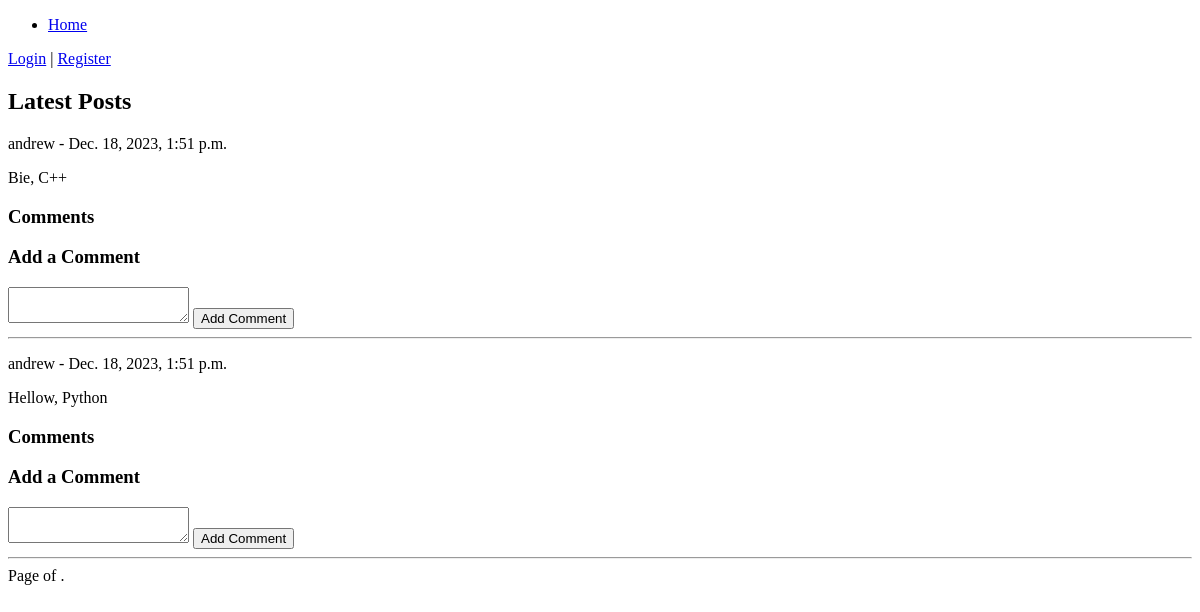
The app's page /, older data.
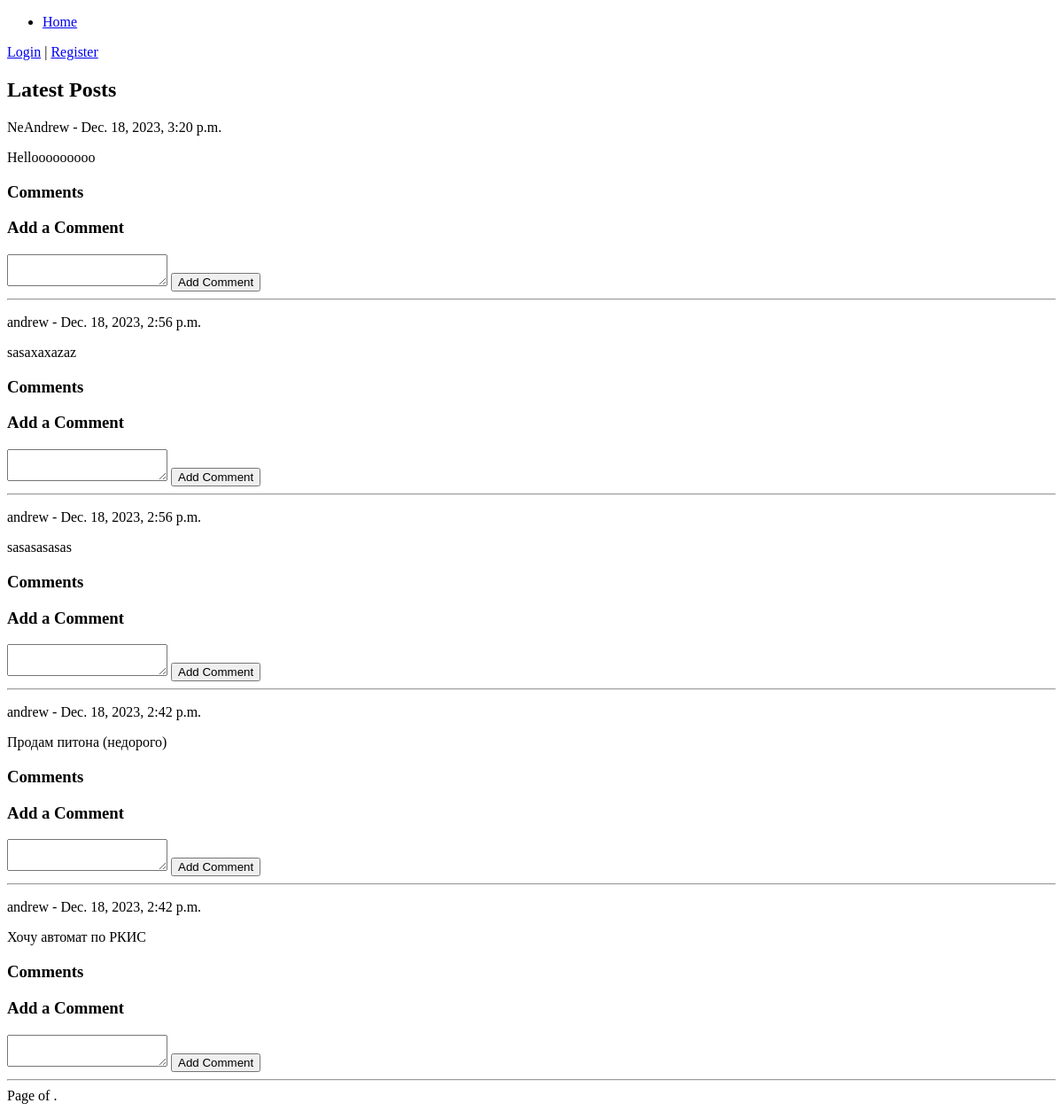
The same page, newer data.
### blog/models.py (models this page shows, shortened)
class Post(models.Model):
    author = models.ForeignKey(User, on_delete=models.CASCADE)
    content = models.TextField()
    created_at = models.DateTimeField(auto_now_add=True)

### blog/views.py (the view)
# urls.py: path('', HomePageView.as_view(), name='home'),
class HomePageView(ListView):
    model = Post
    template_name = 'blog/home.html'
    context_object_name = 'posts'
    paginate_by = 5
    def get_queryset(self):
        return Post.objects.order_by('-created_at')
    def get_context_data(self, **kwargs):
        context = super().get_context_data(**kwargs)
        posts = context['posts']
        for post in posts:
            post.comments = Comment.objects.filter(post=post)
        return context

### blog/templates/blog/home.html (shortened to what this page needs)
{% extends 'base.html' %}
{% block content %}
 {% if not request.user.is_authenticated %}
      <a href="{% url 'login' %}">Login</a> | <a href="{% url 'register' %}">Register</a>
    {% else %}
      <form action="{% url 'logout' %}" method="post">
        {% csrf_token %}
        <button type="submit">Logout</button>
</form>
    {% endif %}
  <h2>Latest Posts</h2>
  {% for post in posts %}
    <div>
      <p>{{ post.author.username }} - {{ post.created_at }}</p>
      <p>{{ post.content }}</p>
      <h3>Comments</h3>
      <h3>Add a Comment</h3>
      <form method="post" action="{% url 'add_comment' post.id %}">
        <textarea name="text" required></textarea>
        <button type="submit">Add Comment</button>
      </form>
      <hr>
    </div>
  {% endfor %}
  <div class="pagination">
    <span class="step-links">
      <span class="current">
        Page {{ posts.number }} of {{ posts.paginator.num_pages }}.
      </span>
    </span>
  </div>
{% endblock %}

### blog/templates/base.html (shortened to what this page needs)
<!DOCTYPE html>
<html lang="en">
<head>
</head>
<body>
    <nav>
        <ul>
            <li><a href="{% url 'home' %}">Home</a></li>
        </ul>
    </nav>
    <div>
        {% block content %}{% endblock %}
    </div>
</body>
</html>

Row changes from the older to the newer data that the page shows:
no longer on this page (row unchanged): Post: author.username "andrew", created_at "Dec. 18, 2023, 1:51 p.m.", content "Bie, C++"
no longer on this page (row unchanged): Post: author.username "andrew", created_at "Dec. 18, 2023, 1:51 p.m.", content "Hellow, Python"
added Post: author.username "NeAndrew", created_at "Dec. 18, 2023, 3:20 p.m.", content "Hellooooooooo"
added Post: author.username "andrew", created_at "Dec. 18, 2023, 2:56 p.m.", content "sasaxaxazaz"
added Post: author.username "andrew", created_at "Dec. 18, 2023, 2:56 p.m.", content "sasasasasas"
added Post: author.username "andrew", created_at "Dec. 18, 2023, 2:42 p.m.", content "Продам питона (недорого)"
added Post: author.username "andrew", created_at "Dec. 18, 2023, 2:42 p.m.", content "Хочу автомат по РКИС"
